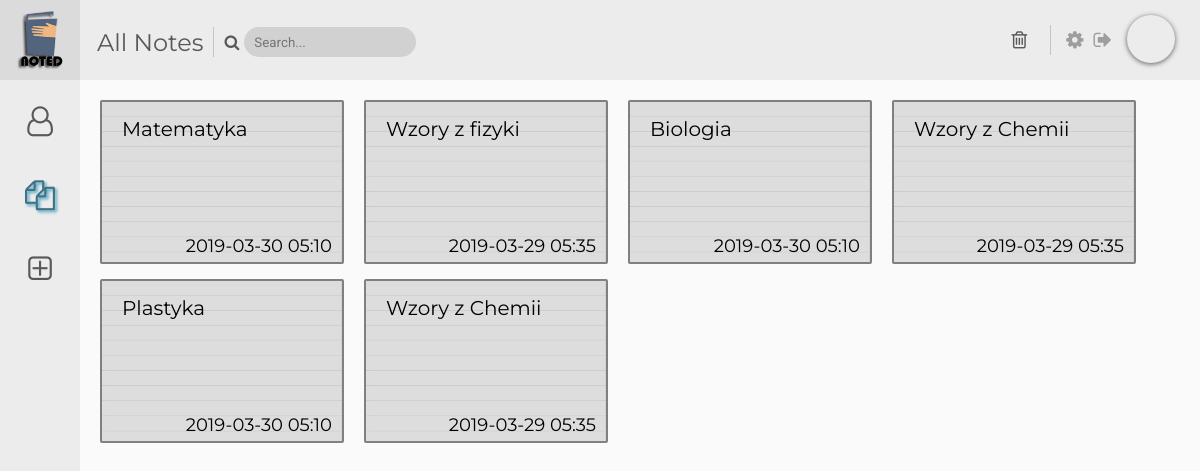
/notes.php, run on the app's committed database.
### tables this page shows
CREATE TABLE IF NOT EXISTS `note` (
  `note_id` INT NOT NULL AUTO_INCREMENT,
  `title` VARCHAR(255) NULL,
  `time` TIMESTAMP(6) NULL,
  `tags` VARCHAR(255) NULL,
  `user_user_id` INT NOT NULL,
  `ref` VARCHAR(50) NOT NULL,
  PRIMARY KEY (`note_id`, `user_user_id`),
  INDEX `fk_note_user_idx` (`user_user_id` ASC),
  CONSTRAINT `fk_note_user`
    FOREIGN KEY (`user_user_id`)
    REFERENCES `user` (`user_id`)
    ON DELETE NO ACTION
    ON UPDATE NO ACTION);

### notes.php (the view, shortened to what this page needs)
<?php
    include('connect.php');
?>
<!DOCTYPE html>
<html>
<head>
    <link href="css/notes.css" rel="stylesheet" type="text/css">
    <link rel="stylesheet" href="data\font-awesome\css\font-awesome.min.css">
</head>
<body>
    <div class="logo-wrap">
        <img src="data/logo-small.png" class="logo">
    </div>
    <div class="header">
        <div class="header-search">
            <div class="header-caption">All Notes</div>
            <i class='fa fa-search header-search-icon' aria-hidden='true'></i>
            <input type="text" oninput="search(this.value)" placeholder="Search..." class="header-search-input" name="wyrazenie">
        </div>
        <div class="header-button-wrap">
            <div class="header-button" onclick="trashIt()"><i class="fa fa-trash-o" id="trashko" aria-hidden="true"></i></div>
            <div class="header-button-av"><i class="fa fa-cog" aria-hidden="true"></i></div>
            <a href="logout.php"><div class="header-button-av"><i class="fa fa-sign-out" aria-hidden="true"></i></div></a>
            <div class="header-avatar" style="background-image: url(data/user.png)"></div>
        </div>
    </div>
    <div class="leader">
        <div class="leader-button-wrap">
            <a href="dashboard.php">
                <div class="leader-button">
                    <i class="fa fa-user-o" aria-hidden="true"></i>
                </div>
            </a>
            <a href="notes.php">
                <div class="leader-button leader-button-checked">
                    <i class="fa fa-files-o" aria-hidden="true"></i>
                </div>
            </a>
            <a href="createnote.php">
                <div class="leader-button">
                    <i class="fa fa-plus-square-o" aria-hidden="true"></i>
                </div>
            </a>
        </div>
    </div>
    <div class="content">
            <div class="content-notes" id="empty">
            <?php
            $id=1;
            if(isset($_GET["date"])){
                $ile_danych = $mysqli->query("SELECT title, time, ref FROM note where user_user_id = " . mysqli_real_escape_string($mysqli,$id) . " and DATE(time) LIKE '".$_GET["date"]."';");
                $tabelka = Array();
                while( $notatka = mysqli_fetch_array($ile_danych)){
                    echo '<a href="readnote.php?id='.$notatka['ref'].'"><div class="notes">
                    <div class="note-title">' . $notatka['title'] . '</div>';
                    echo '<div class="note-date">' . date("Y-m-d H:i", strtotime($notatka['time'])) . '</div>
                    </div></a>';
                    $tabelka2 = Array();
                    array_push($tabelka2,$notatka['title'],date("Y-m-d H:i", strtotime($notatka['time'])),$notatka['ref']);
                    array_push($tabelka,$tabelka2);
                }
            } else {
                $ile_danych = $mysqli->query("SELECT title, time, ref FROM note where user_user_id = " . mysqli_real_escape_string($mysqli,$id));
                while( $notatka = mysqli_fetch_array($ile_danych)){
                    echo '<a href="readnote.php?id='.$notatka['ref'].'"><div class="notes">
                    <div class="note-title">' . $notatka['title'] . '</div>';
                    echo '<div class="note-date">' . date("Y-m-d H:i", strtotime($notatka['time'])) . '</div>
                    </div></a>';
                }
            }
            ?>
            </div>
    </div>
</body>
</html>

### css/notes.css (style rules this page uses)
body { padding: 0; margin: 0; background: #fafafa; }
a { text-decoration: none; }
.logo-wrap { position: fixed; z-index: 9; top: 0; left: 0; width: 80px; height: 80px; background: #dbdbdb; }
.logo { position: absolute; top: 5px; left: 5px; height: 70px; width: 70px; }
.header { position: fixed; z-index: 9; top: 0; left: 80px; width: calc(100% - 80px); background: #dedede80; height: 80px; }
.header-caption { font-family: 'Montserrat', sans-serif; font-size: 24px; color: #595959; }
.header-search { position: relative; display: flex; margin-top: 17px; margin-left: 17px; align-items: center; }
.header-search-input { font-family: 'Roboto', sans-serif; background: rgba(183, 183, 183, 0.5); height: 20px; margin-left: 5px; padding: 5px 10px; border: 0px; border-radius: 15px; }
.header-search-icon { position: relative; color: #595959; }
.header-button-wrap { position: absolute; top: 15px; right: 15px; display: flex; align-content: flex-end; font-size: 20px; line-height: 30px; }
.header-button { padding: 10px; margin: 0 3px; color: #595959; transition: 0.2s color; cursor: pointer; flex-shrink: 0; flex-grow: 0; }
.header-button-av { padding: 10px 5px; color: #9e9e9e; transition: 0.2s color; cursor: pointer; flex-shrink: 0; flex-grow: 0; }
.header-avatar { position: relative; box-shadow: 0 1px 5px #393931cc; width: 48px; height: 48px; margin: 0 10px; border-radius: 50%; background-size: cover; background-position: center }
.leader { position: fixed; z-index: 9; top: 80px; left: 0px; height: calc(100% - 80px); background: #dedede80; width: 80px; }
.leader-button-wrap { position: relative; top: 0px; display: flex; flex-direction: column; align-content: flex-start; font-size: 30px; margin-top: 5px; }
.leader-button { padding: 10px; margin: 10px 0; color: #595959; transition: 0.2s color; cursor: pointer; text-align: center; position: relative; }
.leader-button-checked { text-shadow: 2px 2px 3px #51a4c5; color:#417384 !important; }
.content { position: fixed; top: 80px; left: 80px; width: calc(100% - 80px); height: calc(100% - 80px); }
.content-notes { position: relative; width: 100%; padding:10px; display: flex; align-content: space-between; flex-wrap: wrap; }
.notes { font-family: 'Montserrat', sans-serif; flex-grow: 0; flex-shrink: 0; user-select: none; -moz-user-select: none; min-width: 200px; max-width: 400px; width: 20vw; height: 160px; border: 2px solid gray; border-radius: 2px; position: relative; margin: 10px 10px 5px; background-image: url(../data/notes.jpg); background-size: cover; }
.note-title { color:black; position: absolute; top: 15px; left: 10px; font-size: 20px; padding: 0px 0px 0px 10px; white-space:nowrap; overflow:hidden; text-overflow: ellipsis; width: calc(100% - 40px); }
.note-date { color:black; position: absolute; bottom: 5px; right: 10px; font-size: 18px; }

### data on the page
note: title "Matematyka", time "2019-03-30 05:10"
note: title "Wzory z fizyki", time "2019-03-29 05:35"
note: title "Biologia", time "2019-03-30 05:10"
note: title "Wzory z Chemii", time "2019-03-29 05:35"
note: title "Plastyka", time "2019-03-30 05:10"
note: title "Wzory z Chemii", time "2019-03-29 05:35"
